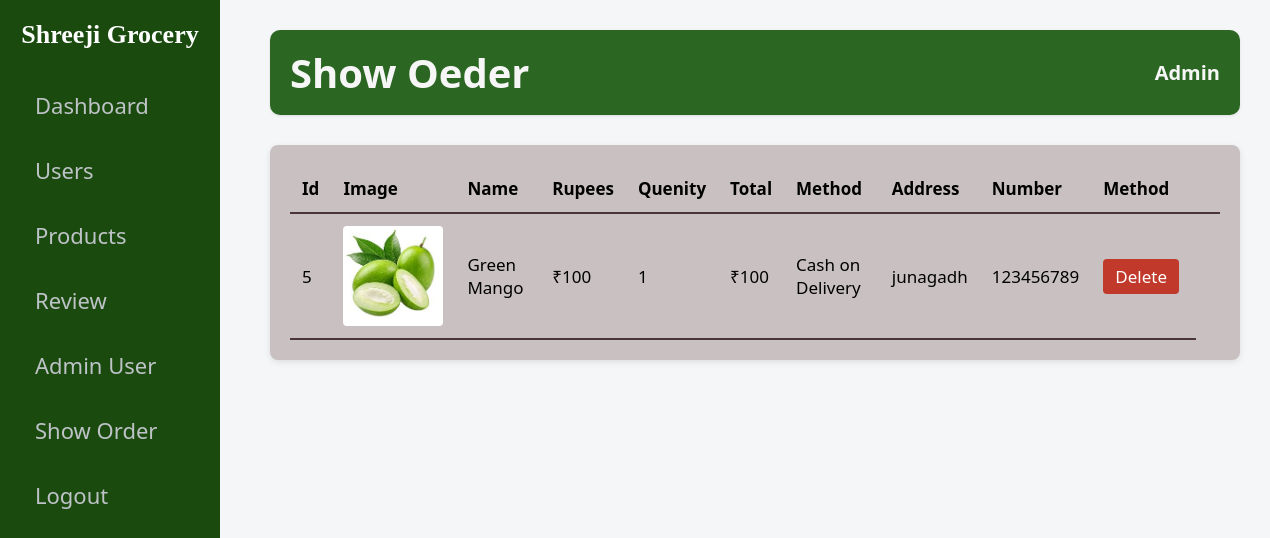
/admin/show_order.php (signed in), run on the app's committed database.
### tables this page shows
CREATE TABLE `odear_now` (
  `id` int(20) NOT NULL,
  `name` varchar(150) NOT NULL,
  `image` varchar(250) NOT NULL,
  `quentity` int(20) NOT NULL,
  `rupees` int(100) NOT NULL,
  `total` int(100) NOT NULL,
  `pay_method` varchar(100) NOT NULL,
  `address` varchar(100) NOT NULL,
  `mobile` varchar(100) NOT NULL,
  `user_id` int(100) NOT NULL
);

### admin/show_order.php (the view, shortened to what this page needs)
<?php
if (isset($_SESSION['sg'])) {
    include "header.php";
?>
<body>
  <div class="main">
    <header>
      <h1>Show Oeder</h1>
      <h2>Admin</h2>
    </header>
   <?php
      $host = "localhost";
      $user = "root";
      $password = "";
      $dbname = "grocery";
      $connection = mysqli_connect($host,$user,$password,$dbname);
      $query = "SELECT * FROM odear_now";
      $query_run = mysqli_query($connection ,$query);
   ?>
    <div class="table-container">
      <table>
        <thead>
          <tr>
            <th>Id</th>
            <th>Image</th>
            <th>Name</th>
            <th>Rupees</th>
            <th>Quenity</th>
            <th>Total</th>
            <th>Method</th>
            <th>Address</th>
            <th>Number</th>
            <th>Method</th>
            <th> </th>
          </tr>
        </thead>
        <tbody>
        <?php
        if (mysqli_num_rows($query_run) > 0) {
            while ($row = mysqli_fetch_assoc($query_run)) {
        ?>
            <tr>
                <td><?php echo $row['id']; ?></td>
                <td> <img src="p_image/<?php echo $row['image']; ?>" class="product-img">
                </td>
                <td><?php echo $row['name']; ?></td>
                <td>₹<?php echo $row['rupees']; ?></td>
                <td><?php echo $row['quentity']; ?></td>
                <td>₹<?php echo $row['total']; ?></td>
                <td><?php echo $row['pay_method']; ?></td>
                <td><?php echo $row['address']; ?></td>
                <td><?php echo $row['mobile']; ?></td>
                <td>
                  <a href="deleteorder.php?i=<?php echo $row['id']; ?>"
                    class="btn btn-delete"
                    onclick="return confirm('Are you sure you want to delete this product?');">
                    Delete
                  </a>
                </td>
            </tr>
        <?php
            }
        } else {
            echo "<tr><td colspan='6' style='text-align:center;'>No Record Found</td></tr>";
        }
        ?>
        </tbody>
      </table>
    </div>
  </div>
<?php
} else {
   header("Location:index.php");
}
?>
</body>

### admin/css/header.css (style rules this page uses)
* { margin: 0; padding: 0; box-sizing: border-box; }
body { font-family: Arial, sans-serif; }
.main { margin-left: 240px; padding: 30px; }

### admin/show_order.php (style rules this page uses)
body { margin: 0; font-family: 'Segoe UI', sans-serif; background: #f4f6f8; display: flex; }
.main { margin-left: 240px; padding: 30px; flex: 1; }
.main header { display: flex; justify-content: space-between; margin-bottom: 30px; background: rgb(43, 102, 34); color: #f4f6f8; padding: 15px 20px; border-radius: 10px; box-shadow: 0 1px 3px rgba(0,0,0,0.1); }
.main h1 { font-size: 40px; color: #f6f6f6; }
.main header h2 { font-size: 20px; color: #f7f6f6; margin-top: 14px; }
.table-container { background: rgb(201, 193, 193); border-radius: 8px; padding: 20px; box-shadow: 0 2px 6px rgba(0,0,0,0.1); }
table { width: 100%; border-collapse: collapse; }
table th, table td { font-size: 17px; padding: 12px; border-bottom: 2px solid #4a3636; text-align: left; }
table th { background: rgb(201, 193, 193); }
.product-img { width: 100px; height: 100px; object-fit: cover; border-radius: 4px; }
.btn { padding: 6px 12px; border: none; border-radius: 4px; cursor: pointer; color: white; margin-right: 5px; }
.btn-delete { background: #c0392b; text-decoration: none; }

### data on the page
odear_now: id "5", image (picture), name "Green Mango", rupees "100", quentity "1", total "100", pay_method "Cash on Delivery", address "junagadh", mobile "123456789"
